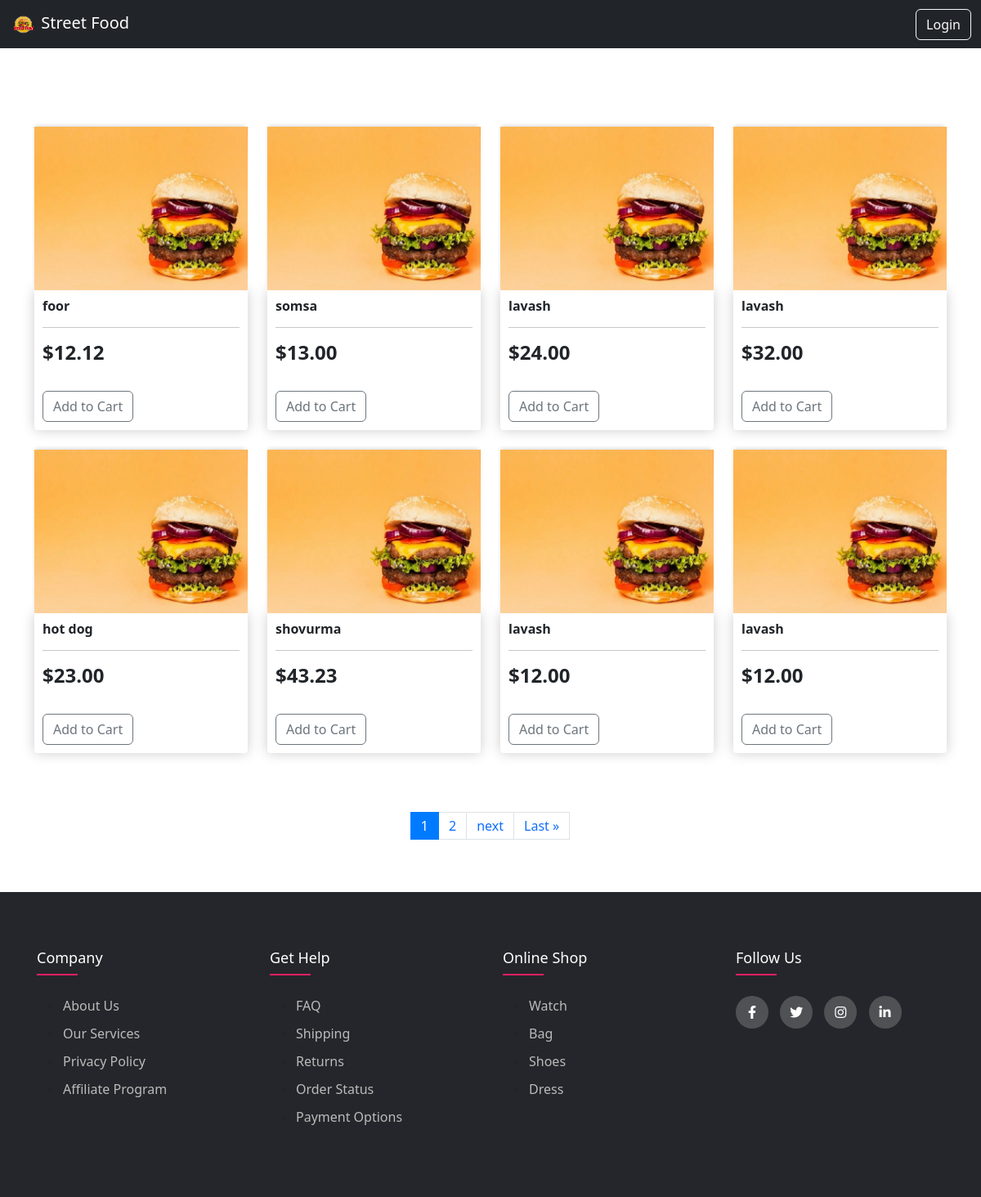
The app's page /menu/ with its own data.
### streetfood/models.py (models this page shows, shortened)
class Product(models.Model):
    name = models.CharField(max_length=200)
    price = models.FloatField()
    image = models.ImageField(null=True, blank=True)
    @property
    def imageURL(self):
        try:
            url = self.image.url
        except:
            url = ''
        return url

### streetfood/views.py (the view)
# urls.py: path('menu/', views.menu, name="menu"),
def menu(request):
    products = Product.objects.all()
    p = Paginator(Product.objects.all(), 8)
    page = request.GET.get('page')
    pag = p.get_page(page)
    if request.user.is_authenticated:
        customer = request.user.customer
        order, created = Order.objects.get_or_create(customer=customer, complete=False)
        items = order.orderitem_set.all()
        cartItems = order.get_cart_items
    else:
        try:
            cart = json.loads(request.COOKIES['cart'])
        except:
            cart = {}
        print('Cart:', cart)
        items = []
        order = {'get_cart_total': 0, 'get_cart_items': 0, 'shipping':False}
        cartItems = order['get_cart_items']
    context = {'products':products, 'pag':pag, 'items':items, 'order':order, 'cartItems':cartItems}
    return render(request, 'store/menu.html', context)

### streetfood/templates/store/menu.html (shortened to what this page needs)
{% extends 'store/base.html' %}
{% load static %}
{% block content %}
<link href="https://cdn.jsdelivr.net/npm/bootstrap@5.3.3/dist/css/bootstrap.min.css" rel="stylesheet">
<link rel="stylesheet" type="text/css" href="https://cdnjs.cloudflare.com/ajax/libs/font-awesome/5.15.1/css/all.min.css">
<br><br>
<br><br>
<div class="row">
    {% for product in pag %}
    <div class="col-lg-3">
        <img class="thumbnail" src="{{ product.imageURL }}">
        <div class="box-element product">
            <h6><strong>{{ product.name }}</strong></h6>
            <hr>
            <h4 style="display: inline-block; float: center;"><strong>${{ product.price|floatformat:2 }}</strong></h4>
                <br><br>
                <button data-product="{{product.id}}" data-action="add" class="btn btn-outline-secondary add-btn update-cart" type="button">Add to Cart</button>
        </div>
        <br>
    </div>
    {% endfor %}
</div>
<br><br>
<nav aria-label="Page navigation example">
    <ul class="pagination justify-content-center">
    {% for i in pag.paginator.page_range %}
        {% if pag.number == i %}
        <li class="page-item active"><span class="page-link">{{ i }}</li>
        {% else %}
        <li class="page-item">
            <a class="page-link" href="?page={{ i }}">{{ i }}</a>
        </li>
        {% endif %}
    {% endfor %}
      <li class="page-item">
        {% if pag.has_next %}
            <li class="page-item">
                <a class="page-link" href="?page={{ pag.next_page_number }}">next</a>
            </li>
                <a class="page-link" href="?page={{ pag.paginator.num_pages }}">Last &raquo;</a>
        {% else %}
            <li class="page-item disabled"></li>
        {% endif %}
      </li>
    </ul>
</nav>
{% endblock content %}

### streetfood/templates/store/base.html (shortened to what this page needs)
 <!DOCTYPE html>
{% load static %}
<html>
<head>
    <link rel="stylesheet" type="text/css" href="{% static 'css/main.css' %}">
    <link rel="stylesheet" href="https://stackpath.bootstrapcdn.com/bootstrap/4.4.1/css/bootstrap.min.css">
    <link rel="stylesheet" type="text/css" href="https://cdnjs.cloudflare.com/ajax/libs/font-awesome/5.15.1/css/all.min.css">
    <link rel="stylesheet" href="https://cdnjs.cloudflare.com/ajax/libs/font-awesome/4.7.0/css/font-awesome.min.css">
</head>
<body>
    <nav class="navbar navbar-dark bg-dark">
        <div class="container-fluid">
          <a class="navbar-brand" href="{% url 'home' %}">
            <img src="{% static 'images/photo_2024-05-03_19-21-42-removebg-preview.png' %}" alt="" width="33" height="32" class="d-inline-block align-text-top">
            Street Food
          </a>
            <ul class="nav justify-content-end">
            {% if user.is_authenticated %}
                <li class="nav-item">
                <a class="nav-link" aria-current="page" href="{% url 'home' %}">Home</a>
                </li>
                <li class="nav-item">
                <a class="nav-link" href="{% url 'menu' %}">Menu</a>
                </li>
                <li class="nav-item">
                <a class="nav-link" href="#Contact">Contact Us</a>
                </li>
                <li class="nav-item">
                    <a class="nav-link" href="{% url 'logout' %}">Logout</a>
                </li>
            </ul>
            <div class="form-inline my-2 my-lg-0">
                <a >
                <img  id="cart-icon" data-bs-toggle="offcanvas" data-bs-target="#offcanvasRight" aria-controls="offcanvasRight" src="{% static 'images/cart.png' %}">
                </a>
                <p id="cart-total">{{ cartItems }}</p>
            </div>
            {% else %}
                <a href="{% url 'login' %}" class="btn btn-outline-light">Login</a>
            {% endif %}
        </div>
    </nav>
  <div class="container">
    {% block content %}
    {% endblock content %}
  </div>
  <br><br>
<footer class="footer" id="Contact">
    <div class="container">
     <div class="row">
       <div class="footer-col">
         <h4>company</h4>
         <ul>
           <li><a href="#">about us</a></li>
           <li><a href="#">our services</a></li>
           <li><a href="#">privacy policy</a></li>
           <li><a href="#">affiliate program</a></li>
         </ul>
       </div>
       <div class="footer-col">
         <h4>get help</h4>
         <ul>
           <li><a href="#">FAQ</a></li>
           <li><a href="#">shipping</a></li>
           <li><a href="#">returns</a></li>
           <li><a href="#">order status</a></li>
           <li><a href="#">payment options</a></li>
         </ul>
       </div>
       <div class="footer-col">
         <h4>online shop</h4>
         <ul>
           <li><a href="#">watch</a></li>
           <li><a href="#">bag</a></li>
           <li><a href="#">shoes</a></li>
           <li><a href="#">dress</a></li>
         </ul>
       </div>
       <div class="footer-col">
         <h4>follow us</h4>
         <div class="social-links">
           <a href="#"><i class="fab fa-facebook-f"></i></a>
           <a href="#"><i class="fab fa-twitter"></i></a>
           <a href="#"><i class="fab fa-instagram"></i></a>
           <a href="#"><i class="fab fa-linkedin-in"></i></a>
         </div>
       </div>
     </div>
    </div>
</footer>
</body>
</html>

### static/css/main.css (style rules this page uses)
body { background-image: url(https://t4.ftcdn.net/jpg/04/77/41/49/360_F_477414972_fCT8rvCa1KxIq0g9p51GmcRiQhl2PSvi.jpg); background-repeat: no-repeat; background-size: cover; }
::placeholder { color: #fff; font-family: Arial; }
body { background-color: hsl(0, 0%, 98%); }
h1,h2,h3,h4,h5,h6 { color:hsl(0, 0%, 30%); }
.box-element { box-shadow:hsl(0, 0%, 80%) 0 0 16px; background-color: #fff; border-radius: 4px; padding: 10px; }
.thumbnail { width: 100%; height: 200px; -webkit-box-shadow: -1px -3px 5px -2px rgba(214,214,214,1); -moz-box-shadow: -1px -3px 5px -2px rgba(214,214,214,1); box-shadow: -1px -3px 5px -2px rgba(214,214,214,1); }
.product { border-radius: 0 0 4px 4px; }
.btn { border-radius: 0; }

### streetfood/templates/store/base.html (style rules this page uses)
body { background-image: url(https://png.pngtree.com/background/20210710/original/pngtree-fast-food-light-yellow-hamburger-coke-chips-hot-coffee-tomato-sauce-picture-image_981064.jpg); background-repeat: no-repeat; background-size: cover; }
::placeholder { color: #fff; font-family: Arial; }
body { background-color: hsl(0, 0%, 98%); }
h1,h2,h3,h4,h5,h6 { color:hsl(0, 0%, 30%); }
.box-element { box-shadow:hsl(0, 0%, 80%) 0 0 16px; background-color: #fff; border-radius: 4px; padding: 10px; }
.thumbnail { width: 100%; height: 200px; -webkit-box-shadow: -1px -3px 5px -2px rgba(214,214,214,1); -moz-box-shadow: -1px -3px 5px -2px rgba(214,214,214,1); box-shadow: -1px -3px 5px -2px rgba(214,214,214,1); }
.product { border-radius: 0 0 4px 4px; }
.btn { border-radius: 0; }
.footer { background-color: #24262b; padding: 70px 0; }
.footer-col { width: 25%; padding: 10 15px; }
.footer-col h4 { font-size: 20px; color: #ffffff; text-transform: capitalize; margin-bottom: 33px; font-weight: 500; position: relative; }
.footer-col h4::before { content: ''; position: absolute; left:0; bottom: -10px; background-color: #e91e63; height: 2px; box-sizing: border-box; width: 70px; }
.footer-col ul li:not(:last-child) { margin-bottom: 10px; }
.footer-col ul li a { font-size: 16px; text-transform: capitalize; color: #ffffff; text-decoration: none; font-weight: 300; color: #bbbbbb; display: block; transition: all 0.3s ease; }
.footer-col .social-links a { display: inline-block; height: 40px; width: 40px; background-color: rgba(255,255,255,0.2); margin:0 10px 10px 0; text-align: center; line-height: 40px; border-radius: 50%; color: #ffffff; transition: all 0.5s ease; }

### streetfood/templates/store/menu.html (style rules this page uses)
.footer { background-color: #24262b; padding: 70px 0; }
.footer-col { width: 25%; padding: 0 15px; }
.footer-col h4 { font-size: 18px; color: #ffffff; text-transform: capitalize; margin-bottom: 35px; font-weight: 500; position: relative; }
.footer-col h4::before { content: ''; position: absolute; left:0; bottom: -10px; background-color: #e91e63; height: 2px; box-sizing: border-box; width: 50px; }
.footer-col ul li:not(:last-child) { margin-bottom: 10px; }
.footer-col ul li a { font-size: 16px; text-transform: capitalize; color: #ffffff; text-decoration: none; font-weight: 300; color: #bbbbbb; display: block; transition: all 0.3s ease; }
.footer-col .social-links a { display: inline-block; height: 40px; width: 40px; background-color: rgba(255,255,255,0.2); margin:0 10px 10px 0; text-align: center; line-height: 40px; border-radius: 50%; color: #ffffff; transition: all 0.5s ease; }

### records on screen
Product: imageURL (picture), name "foor", price "12.12"
Product: imageURL (picture), name "somsa", price "13.00"
Product: imageURL (picture), name "lavash", price "24.00"
Product: imageURL (picture), name "lavash", price "32.00"
Product: imageURL (picture), name "hot dog", price "23.00"
Product: imageURL (picture), name "shovurma", price "43.23"
Product: imageURL (picture), name "lavash", price "12.00"
Product: imageURL (picture), name "lavash", price "12.00"

### other values on screen
{{ i }} "1"
{{ i }} "2"
